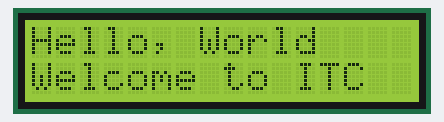
This sketch was run on a simulated Arduino Mega 2560, built with avr-gcc and run on an emulated ATmega2560. Parts: 16×2 character LCD.

Above: at 0.1 s.
At 3.1 s:
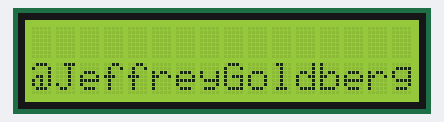
At 4.6 s:
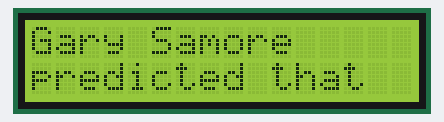
At 6.5 s:
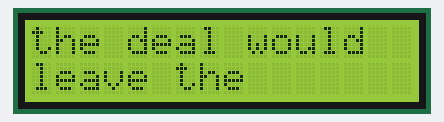
At 7.4 s:
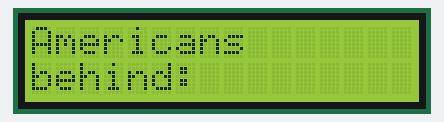
At 23.28 s:
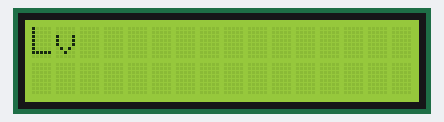

Measured:
- what the display in image 1 shows lasts 0.7 s, from 3.0 s to 3.7 s

The sketch:

Hackaton_arduino.ino
```cpp
char str[] = "@JeffreyGoldberg Gary Samore predicted that the deal would leave the Americans behind: http://t.co/rLRDjXwELv";
//
//
//
//
//
//
//
//
//
//
//
//
//
//
//
#include <LiquidCrystal.h>
#include <string.h>

#define LINE_SIZE (16)


LiquidCrystal lcd(8, 9, 4, 5, 6, 7);
char * pch;
int cur_line = 0;
int cur_pos = 0;
void setup() {
  // set up the LCD's number of columns and rows:
  lcd.begin(16, 2);
  // Print a message to the LCD.
  lcd.print("Hello, World");
  lcd.setCursor(0, 1);
  lcd.print("Welcome to ITC");
  delay(1000);
  for (int positionCounter = 0; positionCounter < 13; positionCounter++) {
    // scroll one position left:
    lcd.scrollDisplayLeft();
    // wait a bit:
    delay(150);
  }
}

void loop() {
  cur_line = 0;
  cur_pos = 0;
  lcd.clear();

  pch = strtok (str," ,.-");
  while (pch != NULL)
  {
    lcd.setCursor(cur_pos, cur_line);
    if (strlen(pch) + cur_pos + 1 < LINE_SIZE) {
      lcd.setCursor(cur_pos, cur_line);
      lcd.print(pch);
      lcd.print(" ");
      cur_pos += strlen(pch);
      cur_pos++;

    } else if (cur_line == 0) {
      cur_line += 1;
      cur_pos = 0;
      lcd.setCursor(cur_pos, cur_line);
      lcd.print(pch);
      lcd.print(" ");
      cur_pos += strlen(pch);
      cur_pos++;
    } else {
      delay(350);
      lcd.clear();
      cur_line += 1;
      cur_line = cur_line % 2;
      cur_pos = 0;
      lcd.setCursor(cur_pos, cur_line);
      lcd.print(pch);
      lcd.print(" ");
      cur_pos += strlen(pch);
      cur_pos++;


    }
    pch = strtok (NULL, " ");
    delay(300);
  }
  for (int positionCounter = 0; positionCounter < 100; positionCounter++) {
    // scroll one position left:
    lcd.scrollDisplayRight();
    // wait a bit:
    delay(150);
  }
  lcd.clear();
  delay(5000);
  loop();
}
```
